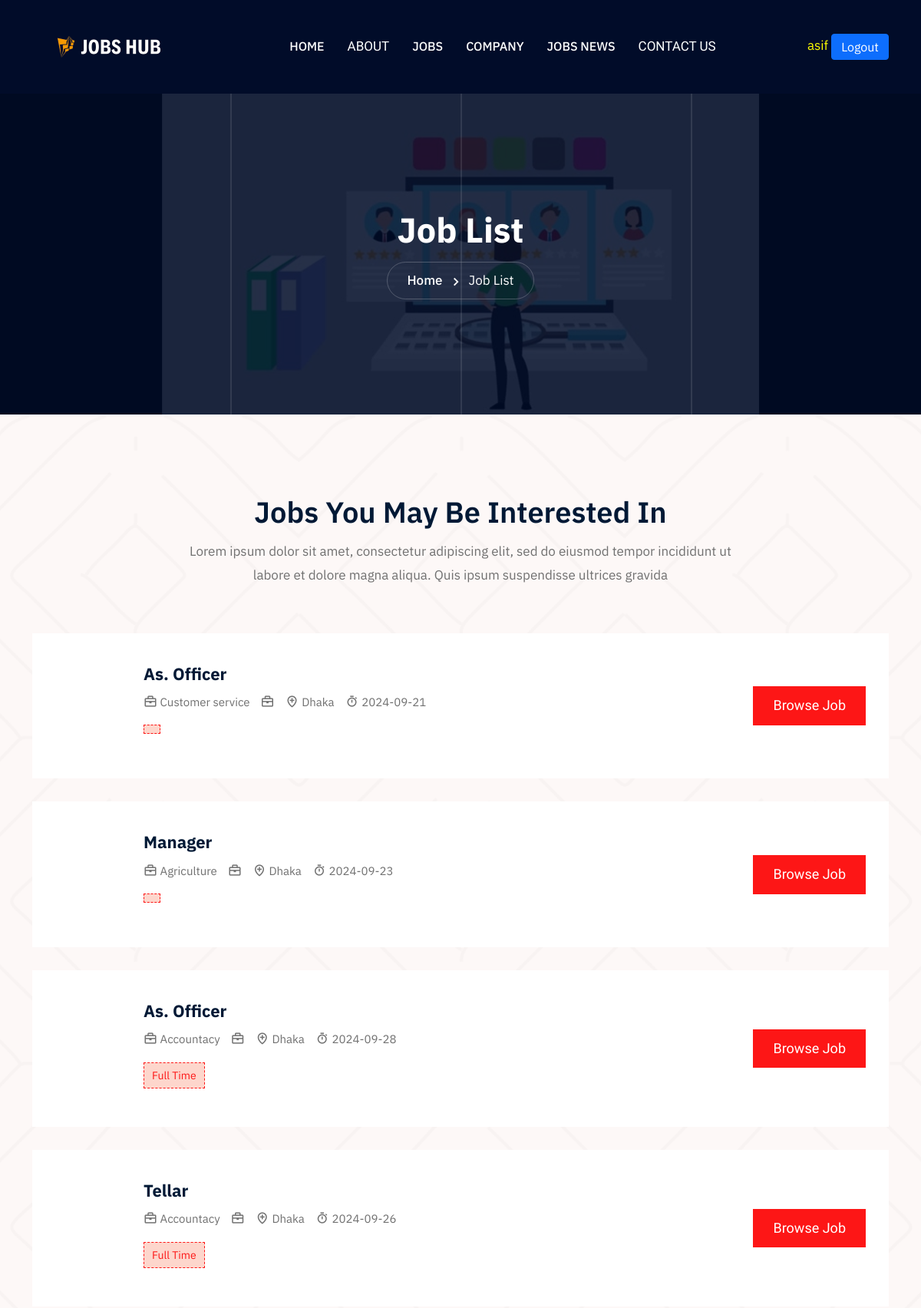
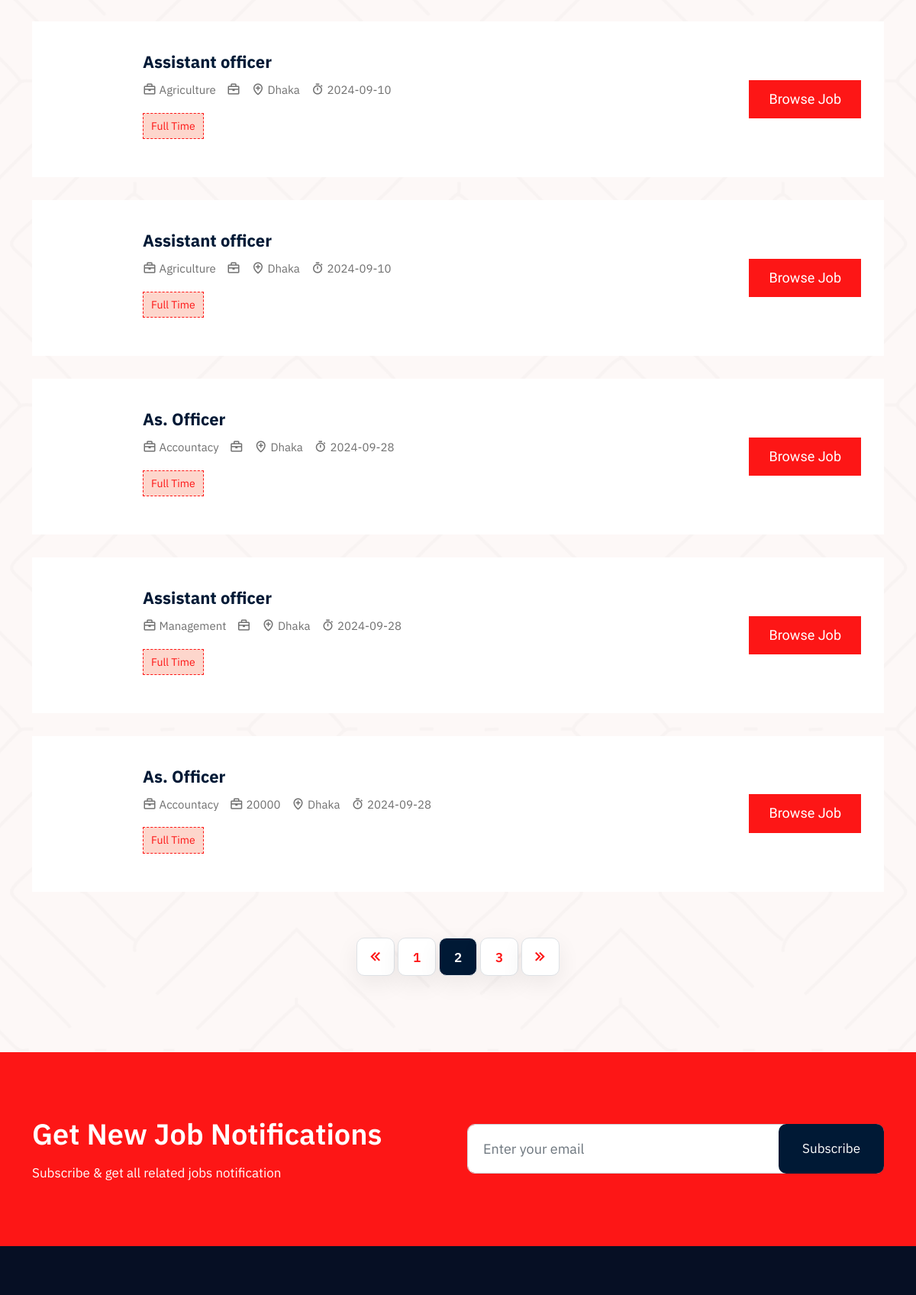
/job-list.php?company_id=Candid Dealings ltd (signed in, upper part), run on the app's committed database (2 pictures, top to bottom).
### tables this page shows
CREATE TABLE `vacancy` (
  `id` int(11) NOT NULL,
  `job_title` varchar(50) NOT NULL,
  `salary` varchar(30) NOT NULL,
  `company_name` varchar(30) NOT NULL,
  `address` varchar(30) NOT NULL,
  `category` varchar(30) NOT NULL,
  `start_date` date NOT NULL DEFAULT current_timestamp(),
  `last_date` date NOT NULL DEFAULT current_timestamp(),
  `email` varchar(30) NOT NULL,
  `website` varchar(30) NOT NULL,
  `job_type` varchar(20) NOT NULL,
  `company_id` int(11) NOT NULL,
  `vacancy_count` int(11) NOT NULL,
  `catagory_id` int(11) NOT NULL,
  `category_count` int(11) NOT NULL,
  `description` varchar(300) NOT NULL
);

### job-list.php (the view, shortened to what this page needs)
<?php
require_once 'connect.php';
$user_first_name = $_SESSION['name'];
if(!empty($user_first_name)){
?>
<!doctype html>
<html lang="zxx">
    <head>
        <link rel="stylesheet" href="assets/css/bootstrap.min.css">
        <link rel="stylesheet" href="assets/css/owl.carousel.min.css">
        <link rel="stylesheet" href="assets/css/owl.theme.default.min.css">
        <link rel="stylesheet" href="assets/css/boxicon.min.css">
        <link rel="stylesheet" href="assets/fonts/flaticon/flaticon.css">
        <link rel="stylesheet" href="assets/css/magnific-popup.css">
        <link rel="stylesheet" href="assets/css/meanmenu.css">
        <link rel="stylesheet" href="assets/css/nice-select.css">
		<link rel="stylesheet" href="assets/css/style.css">
		<link rel="stylesheet" href="assets/css/dark.css">
		<link rel="stylesheet" href="assets/css/responsive.css">
    </head>
    <body>
        <div class="navbar-area">
			<?php require_once "includes/top_menu.php" ?>
        <section class="page-title title-bg5">
            <div class="d-table">
                <div class="d-table-cell">
                    <h2>Job List</h2>
                    <ul>
                        <li>
                            <a href="index.php">Home</a>
                        </li>
                        <li>Job List</li>
                    </ul>
                </div>
            </div>
            <div class="lines">
                <div class="line"></div>
                <div class="line"></div>
                <div class="line"></div>
            </div>
        </section>
        <section class="job-style-two job-list-section pt-100 pb-70">
            <div class="container">
                <div class="section-title text-center">
                    <h2>Jobs You May Be Interested In</h2>
                    <p>Lorem ipsum dolor sit amet, consectetur adipiscing elit, sed do eiusmod tempor incididunt ut labore et dolore magna aliqua. Quis ipsum suspendisse ultrices gravida</p>
                </div>
                <div class="row">
                    <?php
                    $id = $_REQUEST['company_id'];
                    $sql =$conn->query ("SELECT vacancy.id,vacancy.job_title,vacancy.category,vacancy.salary,vacancy.address,vacancy.last_date,vacancy.job_type FROM vacancy,company WHERE vacancy.company_name='$id' AND vacancy.company_id=company.id");
                    while($row = $sql->fetch_assoc()){
                    ?>
                    <div class="col-lg-12">
                        <div class="job-card-two">
                            <div class="row align-items-center">
                                <div class="col-md-8">
                                    <div class="job-info">
                                        <h3>
                                            <a href="job_details.php?id=<?php echo $row['id']?>"><?php echo $row['job_title'] ?></a>
                                        </h3>
                                        <ul>
                                            <li>
                                                <i class='bx bx-briefcase' ></i>
                                                <?php echo $row['category'] ?>
                                            </li>
                                            <li>
                                                <i class='bx bx-briefcase' ></i>
                                                <?php echo $row['salary'] ?>
                                            </li>
                                            <li>
                                                <i class='bx bx-location-plus'></i>
                                                <?php echo $row['address'] ?>
                                            </li>
                                            <li>
                                                <i class='bx bx-stopwatch' ></i>
                                                <?php echo $row['last_date'] ?>
                                            </li>
                                        </ul>
                                        <span><?php echo $row['job_type'] ?></span>
                                    </div>
                                </div>
                                <div class="col-md-3">
                                    <div class="theme-btn text-end">
                                        <a href="job_details.php?id=<?php echo $row['id']?>" class="default-btn">
                                            Browse Job
                                        </a>
                                    </div>
                                </div>
                            </div>
                        </div>
                    </div>
<?php } ?>
                </div>
                <nav aria-label="Page navigation example">
                    <ul class="pagination justify-content-center">
                        <li class="page-item disabled">
                            <a class="page-link" href="#" tabindex="-1" aria-disabled="true">
                                <i class='bx bx-chevrons-left bx-fade-left'></i>
                            </a>
                        </li>
                        <li class="page-item"><a class="page-link" href="#">1</a></li>
                        <li class="page-item"><a class="page-link active" href="#">2</a></li>
                        <li class="page-item"><a class="page-link" href="#">3</a></li>
                        <li class="page-item">
                            <a class="page-link" href="#">
                                <i class='bx bx-chevrons-right bx-fade-right'></i>
                            </a>
                        </li>
                    </ul>
                </nav>
            </div>
        </section>
        <section class="subscribe-section">
            <div class="container">
                <div class="row align-items-center">
                    <div class="col-md-6">
                        <div class="section-title">
                            <h2>Get New Job Notifications</h2>
                            <p>Subscribe & get all related jobs notification</p>
                        </div>
                    </div>
                    <div class="col-md-6">
                        <form class="newsletter-form" data-toggle="validator">
                            <input type="email" class="form-control" placeholder="Enter your email" name="EMAIL" required autocomplete="off">
                            <button class="default-btn sub-btn" type="submit">
                                Subscribe
                            </button>
                        </form>
                    </div>
                </div>
            </div>
        </section>
		<?php require_once "assets/php/includes/bottom.php" ?>
  	</body>
</html>
<?php
}else{
    header('location:sign_in.php');
}
?>

### data on the page
vacancy: job_title "As. Officer", category "Customer service", address "Dhaka", last_date "2024-09-21"
vacancy: job_title "Manager", category "Agriculture", address "Dhaka", last_date "2024-09-23"
vacancy: job_title "As. Officer", category "Accountacy", address "Dhaka", last_date "2024-09-28", job_type "Full Time"
vacancy: job_title "Tellar", category "Accountacy", address "Dhaka", last_date "2024-09-26", job_type "Full Time"
vacancy: job_title "Assistant officer", category "Agriculture", address "Dhaka", last_date "2024-09-10", job_type "Full Time"
vacancy: job_title "Assistant officer", category "Agriculture", address "Dhaka", last_date "2024-09-10", job_type "Full Time"
vacancy: job_title "As. Officer", category "Accountacy", address "Dhaka", last_date "2024-09-28", job_type "Full Time"
vacancy: job_title "Assistant officer", category "Management", address "Dhaka", last_date "2024-09-28", job_type "Full Time"
vacancy: job_title "As. Officer", category "Accountacy", salary "20000", address "Dhaka", last_date "2024-09-28", job_type "Full Time"

### other printed values
$_SESSION['name'] "asif"
